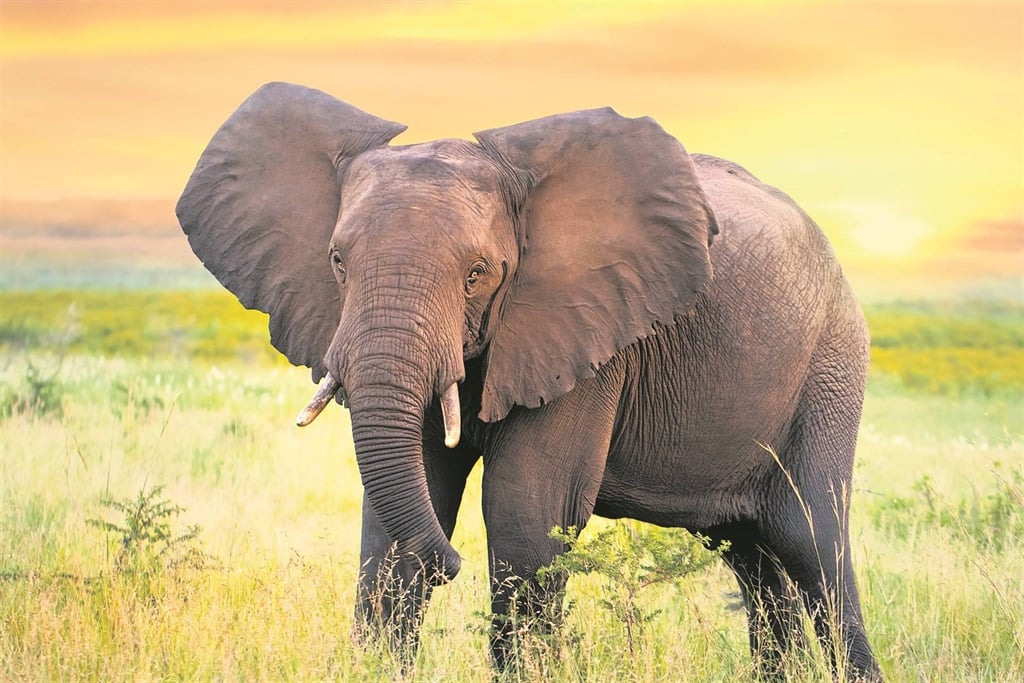
#> input picture OpenCV - Python/Images/elephent.jpg, 1024 x 683 px, found by its file name
$ python '3. BasicFunctions.py'
#> lines starting #> are read from the running program, lines starting #| are printed output that depends on the picture; after the words box and inside, x2 and y2 are one past the last pixel; in counts of white or black regions, pixels touching at a corner belong together
import cv2 as cv

path = r"D:\Extra Courses\OpenCV\Python\elephent.jpg"
img = cv.imread(path)
#> img is the input picture: shape (683, 1024, 3); mean B, G, R 129.6, 177.8, 197.4
cv.imshow("Image", img)


# 1. Convert BGR image to gray scale image
#---------------------------------------------------------------------
img_gray = cv.cvtColor(img, cv.COLOR_BGR2GRAY)
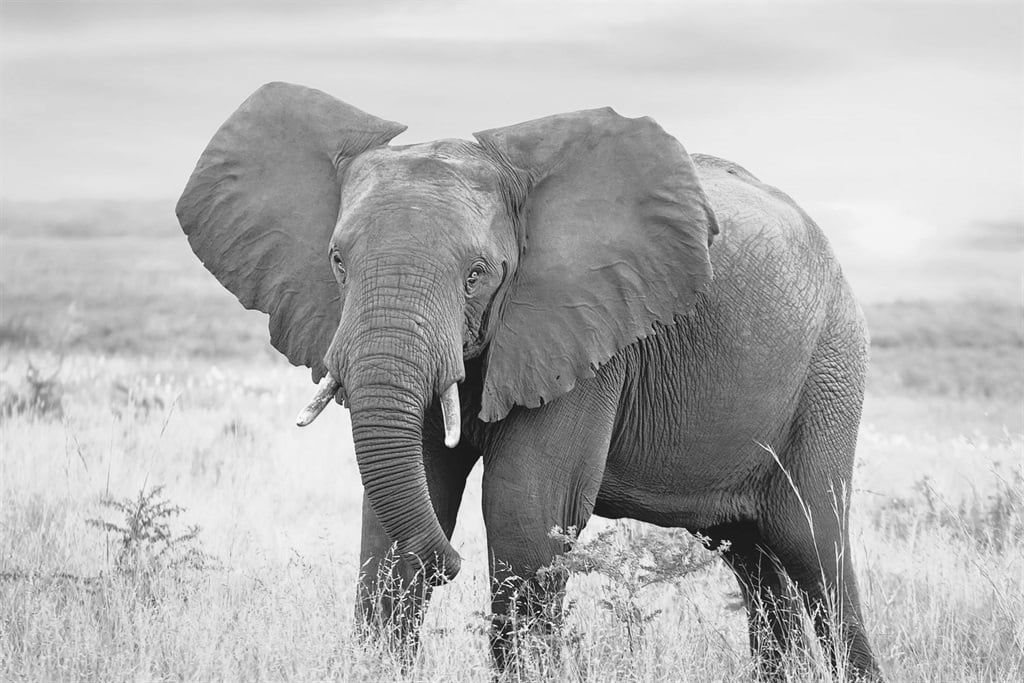
#> img_gray: shape (683, 1024); min 1, max 253, mean 178.2
cv.imshow('img_gray', img_gray)


# 2. Conver to Blur image
#---------------------------------------------------------------------
# it removes some of the noises that exist in an image
# lik some problems with bad lighting or camera sensors
# the first solution is usng Gaussian filter
# in Gaussian filter nearby pixels are considered while filtering.
# # It doesn't consider whether pixels have almost the same intensity.
# It doesn't consider whether a pixel is an edge pixel or not.
# So it blurs the edges also, which we don't want to do
img_blur = cv.GaussianBlur(img, (3,3), cv.BORDER_DEFAULT)
cv.imshow('img_blur', img_blur)
# if we want to make the image more blurred, we should change the Kernel Size
moreBlur = cv.GaussianBlur(img, (7,7), cv.BORDER_DEFAULT)
cv.imshow('img_blur_more', moreBlur)

# 2. Edge Cascade
#---------------------------------------------------------------------
# to find the edges in an image, we can use canny filter
# we path an image and two threshold
img_canny = cv.Canny(img, 125, 175)
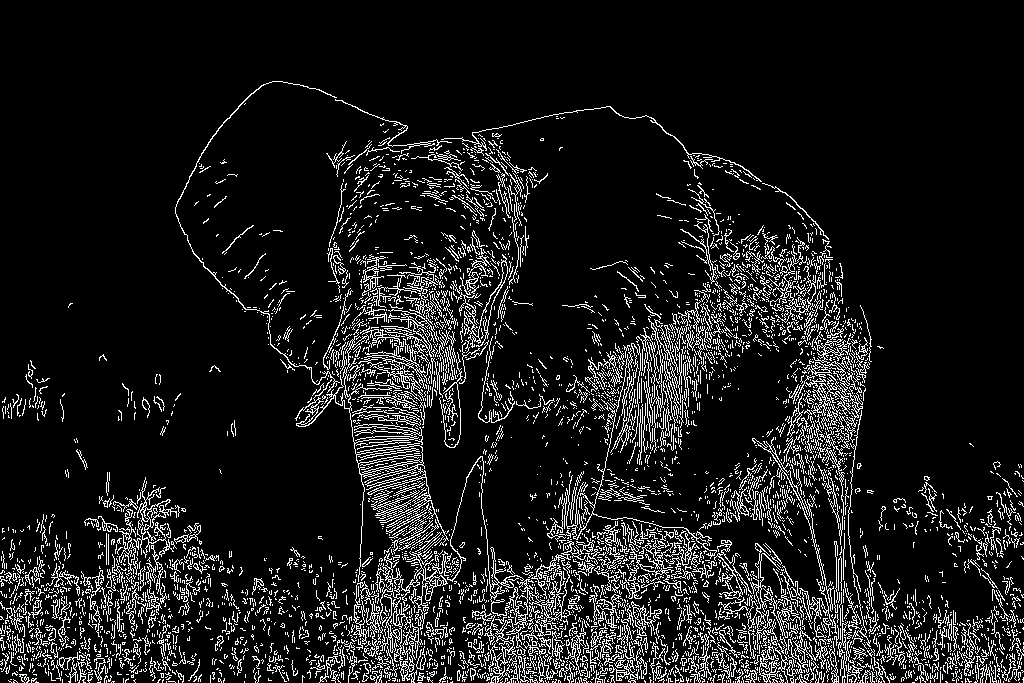
#> img_canny: shape (683, 1024); 10.3% white in thin lines or dots, all inside (x1, y1, x2, y2) = (0, 81, 1024, 683)
cv.imshow('img_Canny', img_canny)
# we can pass blur image to have less edges
canny_less_edge = cv.Canny(moreBlur, 125, 175)
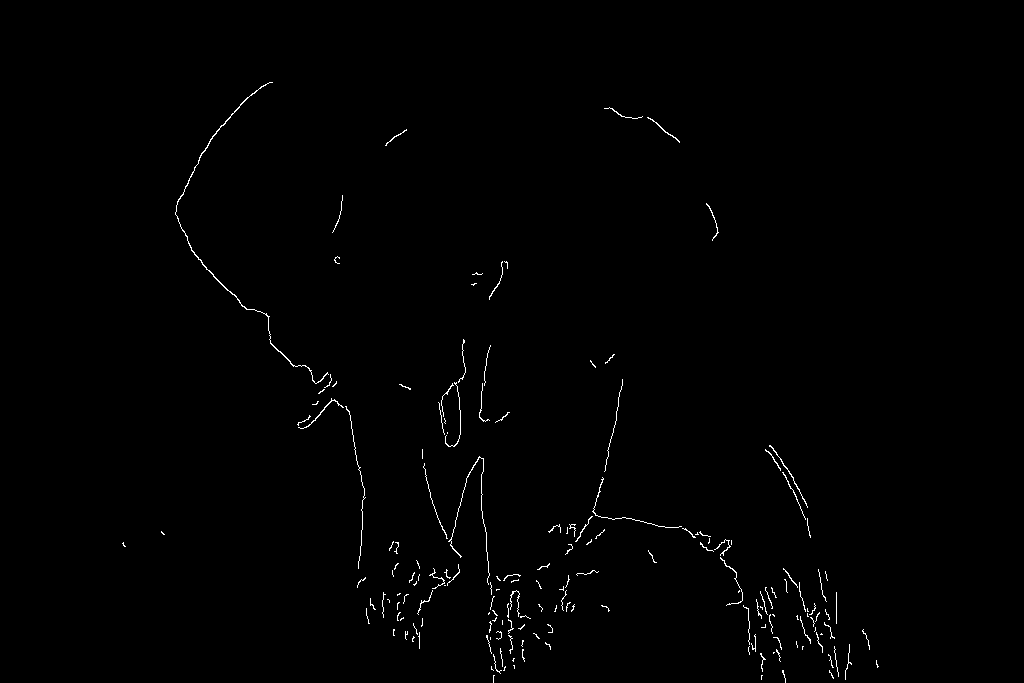
#> canny_less_edge: shape (683, 1024); 0.66% white in thin lines or dots, all inside (x1, y1, x2, y2) = (122, 82, 879, 683)
cv.imshow("Less_Edge", canny_less_edge)


# 3. Erosion of images
#---------------------------------------------------------------------
# Erodes away the boundaries of the foreground object
# Used to diminish the features of an image.

#img_erosion = cv.erode(img, (5,5), iterations = 1)
img_erosion = cv.erode(img_canny, (5,5), iterations = 1)
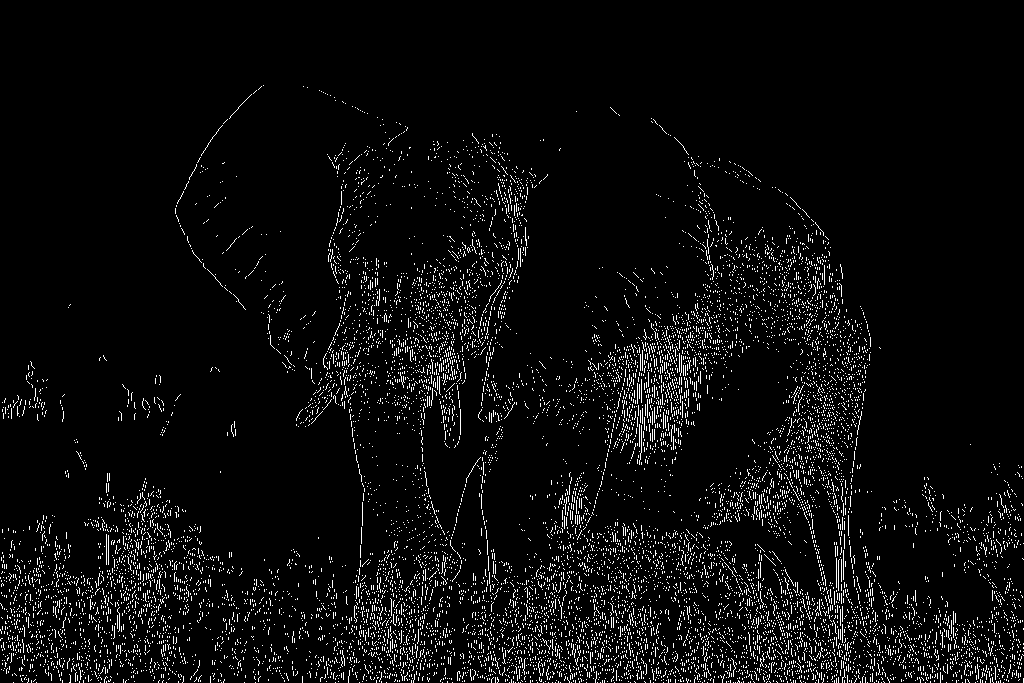
#> img_erosion: shape (683, 1024); 4.8% white in thin lines or dots, all inside (x1, y1, x2, y2) = (0, 85, 1024, 683)

cv.imshow('img_erosion', img_erosion)

# 4. Dilation of images
#---------------------------------------------------------------------
# Increases the object area
# Used to accentuate features
#img_dilation = cv.dilate(img, (5,5), iterations = 1)
img_dilation = cv.dilate(img_canny, (5,5), iterations = 1)
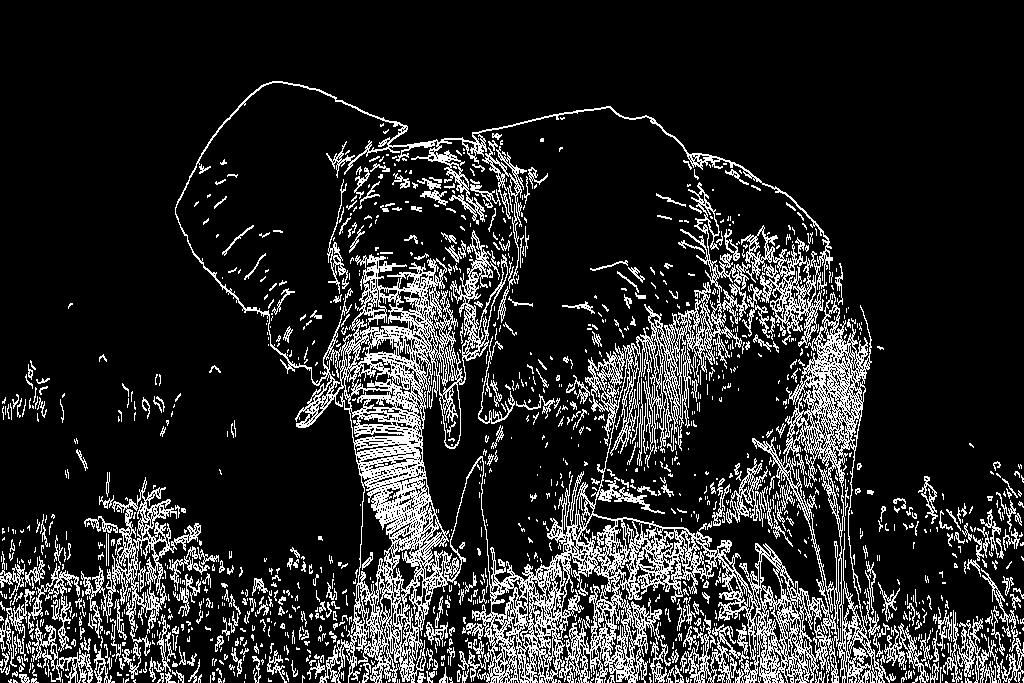
#> img_dilation: shape (683, 1024); 15.8% white in thin lines or dots, all inside (x1, y1, x2, y2) = (0, 81, 1024, 683)

cv.imshow('img_dilation', img_dilation)

# 5. Resize
#---------------------------------------------------------------------
# Resizing an image means changing the dimensions of it
# Interpolation is the way the extra pixels in the new image is calculated.
# If the original image is smaller, then a larger rescaled image has extra pixels
# which is not exactly the same as a nearby pixels.
# The value of the extra pixel depends on the technique used.
#print(img.shape)
# (683, 1024, 3) --> (height, width, channel)
img_resized = cv.resize(img, (500, 300), interpolation = cv.INTER_NEAREST)
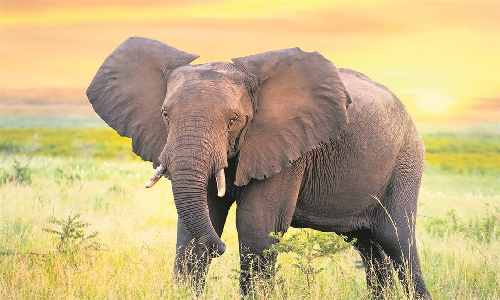
#> img_resized: shape (300, 500, 3); mean B, G, R 129.6, 177.8, 197.5
cv.imshow("img_resized", img_resized)

# 5. Cropped
#---------------------------------------------------------------------
img_crroped = img[300:500, 400:700]
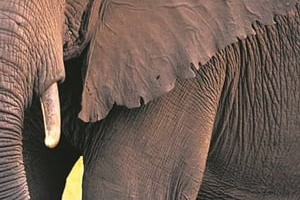
#> img_crroped: shape (200, 300, 3); mean B, G, R 83.5, 93.9, 113.2
cv.imshow('img_crroped', img_crroped)
cv.waitKey(0)

$ run again, with OpenCV - Python/Images/Cat.jpg copied over OpenCV - Python/Images/elephent.jpg
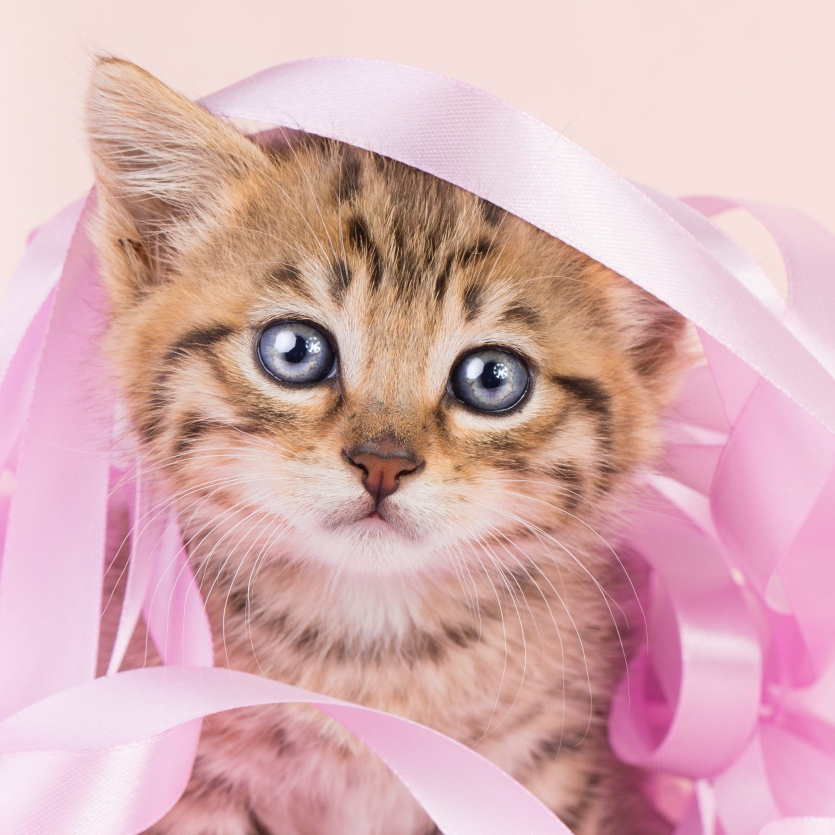
#> input picture OpenCV - Python/Images/Cat.jpg, 1670 x 1670 px, found by its file name (shown at 1/2 size)
#> img is the input picture: shape (1670, 1670, 3); mean B, G, R 178.9, 175.7, 216.3
#> `img_canny = cv.Canny(img, 125, 175)`:
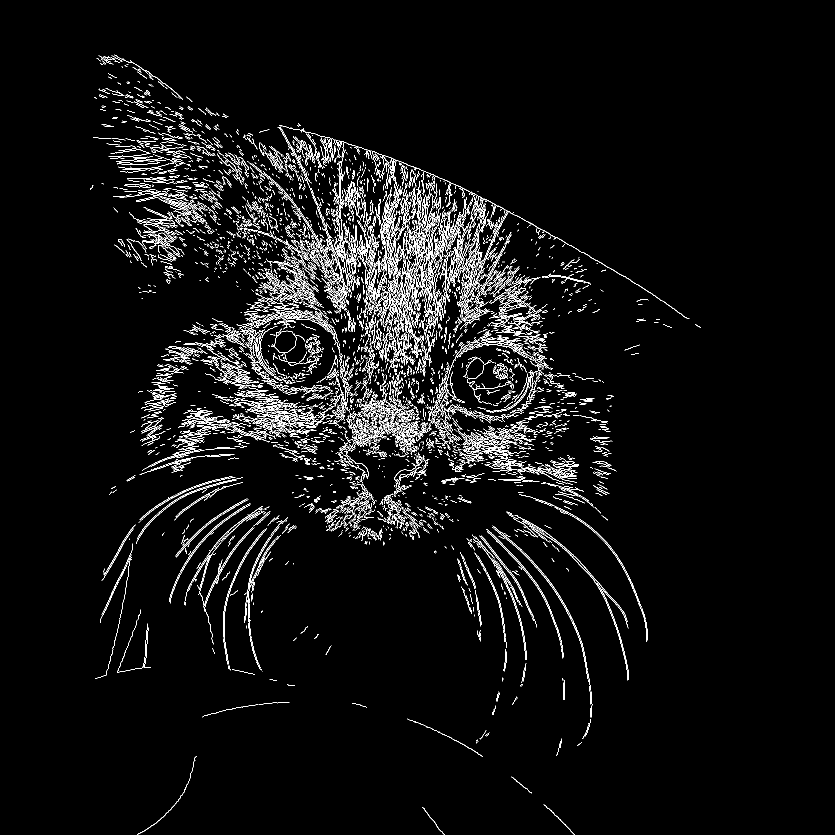
#> img_canny: shape (1670, 1670) (shown at 1/2 size); 4% white in thin lines or dots, all inside (x1, y1, x2, y2) = (180, 109, 1402, 1670)
#> canny_less_edge: shape (1670, 1670); 0.14% white in thin lines or dots, all inside (x1, y1, x2, y2) = (228, 114, 1376, 1670)
#> img_erosion: shape (1670, 1670); 1.6% white in thin lines or dots, all inside (x1, y1, x2, y2) = (180, 110, 1401, 1670)
#> `img_crroped = img[300:500, 400:700]`:
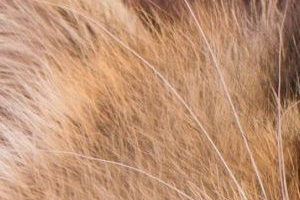
#> img_crroped: shape (200, 300, 3); mean B, G, R 115.2, 146, 190.3

$ run again, with OpenCV - Python/Images/Nature.jpg copied over OpenCV - Python/Images/elephent.jpg
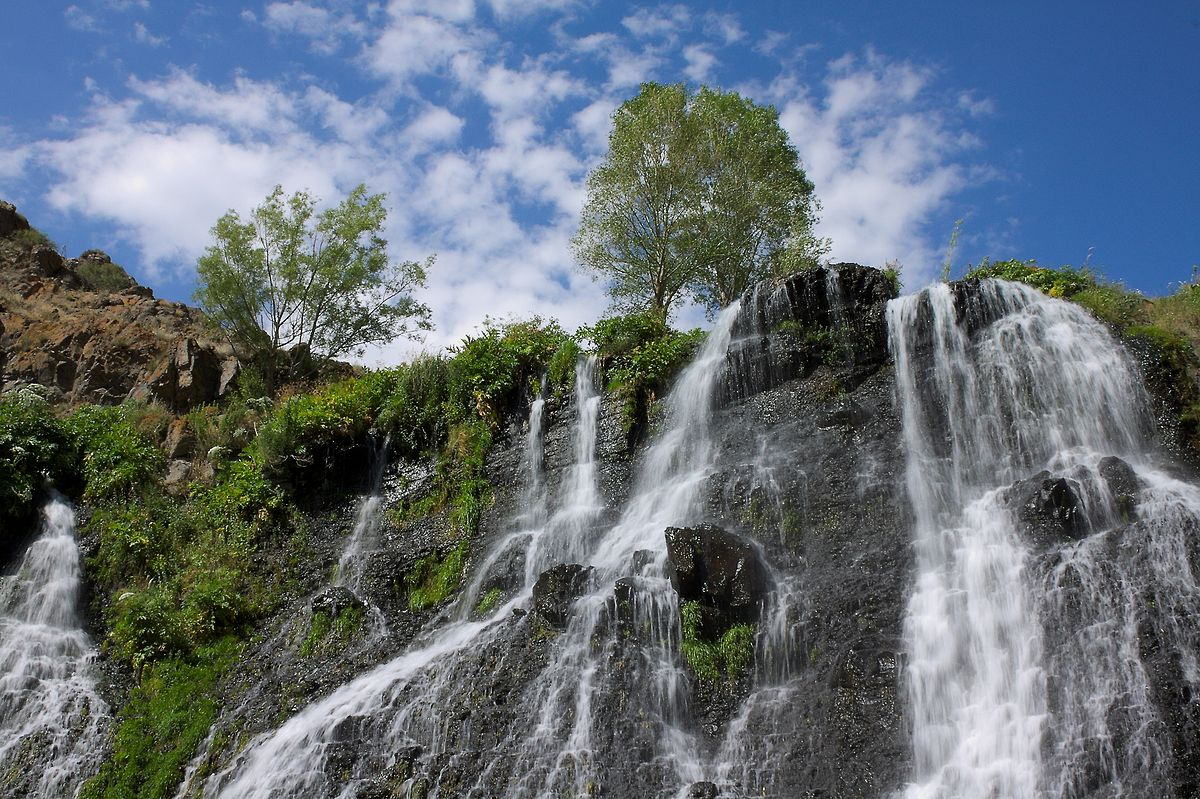
#> input picture OpenCV - Python/Images/Nature.jpg, 1200 x 799 px, found by its file name
#> img is the input picture: shape (799, 1200, 3); mean B, G, R 118.5, 110.5, 100.1
#> `img_canny = cv.Canny(img, 125, 175)`:
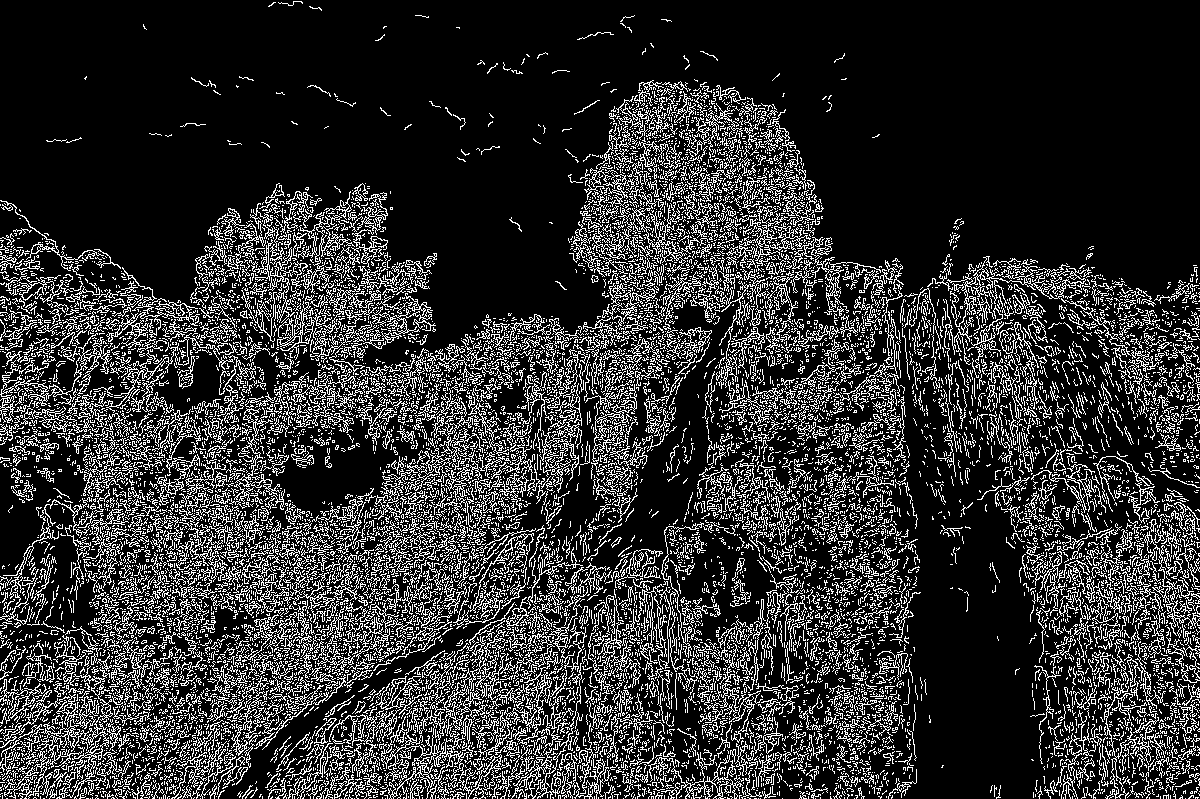
#> img_canny: shape (799, 1200); 18.9% white in thin lines or dots
#> canny_less_edge: shape (799, 1200); 1% white in thin lines or dots, all inside (x1, y1, x2, y2) = (0, 82, 1197, 799)
#> img_erosion: shape (799, 1200); 7.8% white in thin lines or dots
#> img_dilation: shape (799, 1200); 30% white in thin lines or dots
#> `img_crroped = img[300:500, 400:700]`:
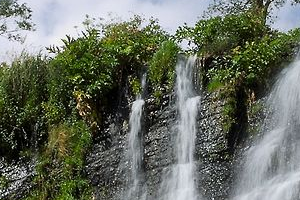
#> img_crroped: shape (200, 300, 3); mean B, G, R 96.8, 109.2, 103.3
